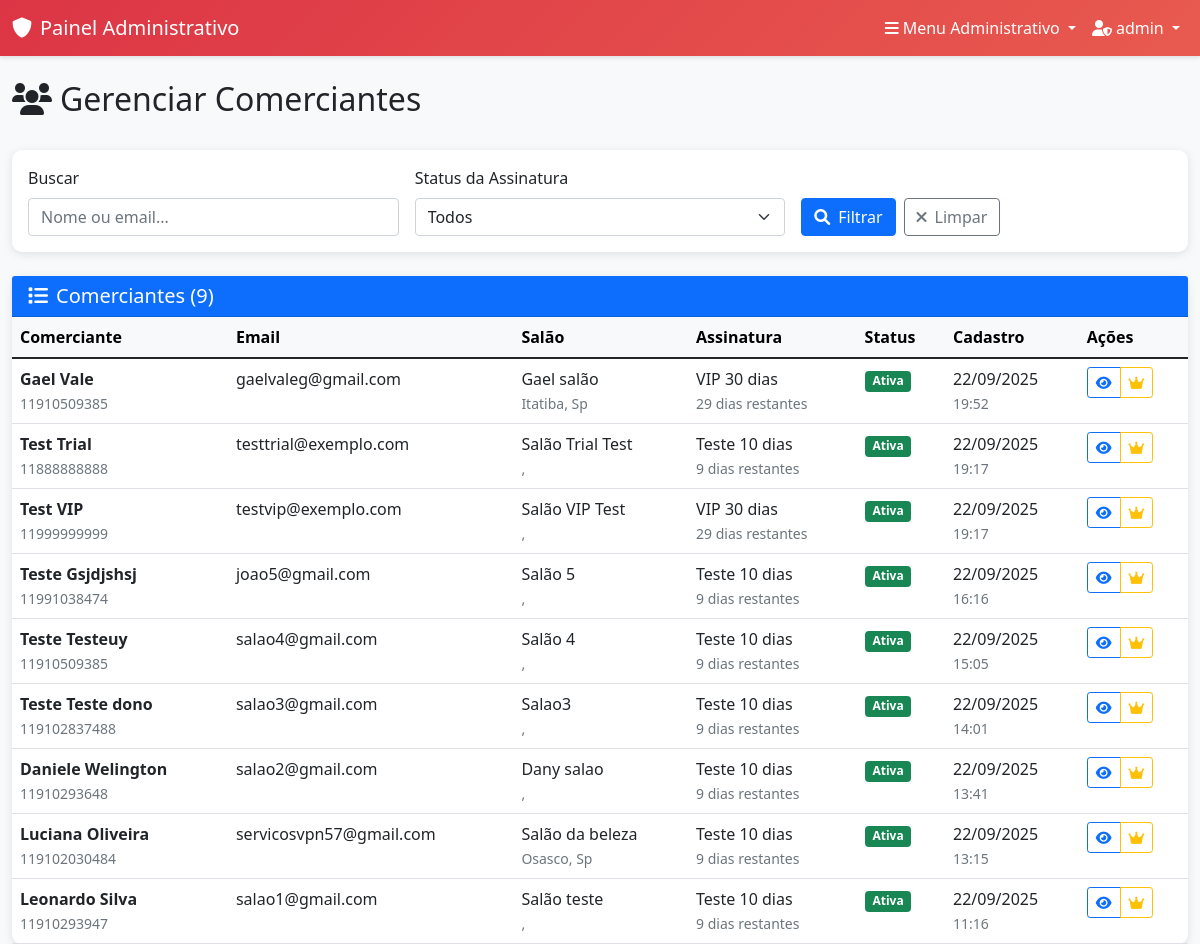
The page /admin-panel/owners/ (signed in) on the database its author committed.
### accounts/models.py (models this page shows, shortened)
class UserProfile(models.Model):
    USER_TYPES = (
        ('owner', 'Proprietário'),
        ('employee', 'Funcionário'),
        ('client', 'Cliente'),
    )
    user = models.OneToOneField(User, on_delete=models.CASCADE, related_name='profile')
    user_type = models.CharField(max_length=10, choices=USER_TYPES, default='client')
    phone = models.CharField(max_length=15, blank=True, null=True)
    birth_date = models.DateField(blank=True, null=True)
    profile_picture = models.URLField(max_length=500, blank=True, null=True, help_text="URL do avatar/foto de perfil")
    created_at = models.DateTimeField(auto_now_add=True)
    updated_at = models.DateTimeField(auto_now=True)
    class Meta:
        verbose_name = "Perfil de Usuário"
        verbose_name_plural = "Perfis de Usuários"

### salons/models.py (models this page shows, shortened)
class Salon(models.Model):
    name = models.CharField(max_length=100, verbose_name="Nome do Salão")
    description = models.TextField(blank=True, null=True, verbose_name="Descrição")
    photo = models.ImageField(upload_to='salon_photos/', blank=True, null=True, verbose_name="Foto do Salão")
    address = models.CharField(max_length=200, verbose_name="Endereço")
    city = models.CharField(max_length=100, verbose_name="Cidade")
    state = models.CharField(max_length=2, verbose_name="Estado")
    zip_code = models.CharField(max_length=10, verbose_name="CEP")
    phone = models.CharField(max_length=15, verbose_name="Telefone")
    email = models.EmailField(verbose_name="Email")
    owner = models.OneToOneField(User, on_delete=models.CASCADE, related_name='salon', verbose_name="Proprietário")
    weekdays_open = models.TimeField(blank=True, null=True, verbose_name="Segunda à Sexta - Abertura")
    weekdays_close = models.TimeField(blank=True, null=True, verbose_name="Segunda à Sexta - Fechamento")
    saturday_open = models.TimeField(blank=True, null=True, verbose_name="Sábado - Abertura")
    saturday_close = models.TimeField(blank=True, null=True, verbose_name="Sábado - Fechamento")
    sunday_open = models.TimeField(blank=True, null=True, verbose_name="Domingo - Abertura")
    sunday_close = models.TimeField(blank=True, null=True, verbose_name="Domingo - Fechamento")
    created_at = models.DateTimeField(auto_now_add=True)
    updated_at = models.DateTimeField(auto_now=True)
    class Meta:
        verbose_name = "Salão"
        verbose_name_plural = "Salões"

### subscriptions/models.py (models this page shows, shortened)
class Subscription(models.Model):
    PLAN_TYPES = (
        ('trial_10', 'Teste 10 dias'),
        ('vip_30', 'VIP 30 dias'),
    )
    STATUS_CHOICES = (
        ('active', 'Ativo'),
        ('expired', 'Expirado'),
        ('cancelled', 'Cancelado'),
    )
    user = models.OneToOneField(User, on_delete=models.CASCADE, related_name='subscription')
    plan_type = models.CharField(max_length=10, choices=PLAN_TYPES, default='trial_10')
    start_date = models.DateTimeField(auto_now_add=True)
    end_date = models.DateTimeField()
    status = models.CharField(max_length=10, choices=STATUS_CHOICES, default='active')
    created_at = models.DateTimeField(auto_now_add=True)
    last_renewal = models.DateTimeField(blank=True, null=True)
    def is_active(self):
        return self.status == 'active' and self.end_date > timezone.now()
    def days_remaining(self):
        if self.is_active():
            remaining = self.end_date - timezone.now()
            return remaining.days
        return 0
    class Meta:
        verbose_name = "Assinatura"
        verbose_name_plural = "Assinaturas"

### admin_panel/views.py (the view)
# urls.py: path('owners/', views.manage_owners, name='manage_owners'),
@login_required
@user_passes_test(is_admin_user)
def manage_owners(request):
    search = request.GET.get('search', '')
    status_filter = request.GET.get('status', '')
    owners = UserProfile.objects.filter(user_type='owner').select_related('user')
    if search:
        owners = owners.filter(
            Q(user__first_name__icontains=search) |
            Q(user__last_name__icontains=search) |
            Q(user__email__icontains=search)
        )
    if status_filter == 'active':
        owners = owners.filter(user__subscription__status='active')
    elif status_filter == 'expired':
        owners = owners.filter(
            Q(user__subscription__status='expired') |
            Q(user__subscription__end_date__lte=timezone.now())
        )
    owners = owners.order_by('-created_at')
    return render(request, 'admin_panel/manage_owners.html', {
        'owners': owners,
        'search': search,
        'status_filter': status_filter,
    })

### admin_panel/views.py (called while the page is built)
def is_admin_user(user):
    return user.is_authenticated and user.is_superuser

### templates/admin_panel/manage_owners.html (shortened to what this page needs)
{% extends 'admin_panel/base_admin.html' %}
{% block content %}
<div class="row">
    <div class="col-12">
        <div class="d-flex justify-content-between align-items-center mb-4">
            <h2>
                <i class="fas fa-users me-2"></i>Gerenciar Comerciantes
            </h2>
        </div>
        <div class="card admin-card mb-4">
            <div class="card-body">
                <form method="get" class="row g-3">
                    <div class="col-md-4">
                        <label for="search" class="form-label">Buscar</label>
                        <input type="text" name="search" id="search" class="form-control"
                               value="{{ search }}" placeholder="Nome ou email...">
                    </div>
                    <div class="col-md-4">
                        <label for="status" class="form-label">Status da Assinatura</label>
                        <select name="status" id="status" class="form-select">
                            <option value="">Todos</option>
                        </select>
                    </div>
                    <div class="col-md-4 d-flex align-items-end">
                        <button type="submit" class="btn btn-primary me-2">
                            <i class="fas fa-search me-2"></i>Filtrar
                        </button>
                        <a href="{% url 'admin_panel:manage_owners' %}" class="btn btn-outline-secondary">
                            <i class="fas fa-times me-2"></i>Limpar
                        </a>
                    </div>
                </form>
            </div>
        </div>
        <div class="card admin-card">
            <div class="card-header bg-primary text-white">
                <h5 class="mb-0">
                    <i class="fas fa-list me-2"></i>Comerciantes ({{ owners.count }})
                </h5>
            </div>
            <div class="card-body p-0">
                {% if owners %}
                    <div class="table-responsive">
                        <table class="table table-hover mb-0">
                            <thead class="table-light">
                                <tr>
                                    <th>Comerciante</th>
                                    <th>Email</th>
                                    <th>Salão</th>
                                    <th>Assinatura</th>
                                    <th>Status</th>
                                    <th>Cadastro</th>
                                    <th>Ações</th>
                                </tr>
                            </thead>
                            <tbody>
                                {% for owner in owners %}
                                    <tr>
                                        <td>
                                            <div>
                                                <strong>{{ owner.user.first_name }} {{ owner.user.last_name }}</strong>
                                                {% if owner.phone %}
                                                    <br><small class="text-muted">{{ owner.phone }}</small>
                                                {% endif %}
                                            </div>
                                        </td>
                                        <td>{{ owner.user.email }}</td>
                                        <td>
                                            {% if owner.user.salon %}
                                                {{ owner.user.salon.name }}
                                                <br><small class="text-muted">{{ owner.user.salon.city }}, {{ owner.user.salon.state }}</small>
                                            {% else %}
                                                <span class="text-muted">Não cadastrado</span>
                                            {% endif %}
                                        </td>
                                        <td>
                                            {% if owner.user.subscription %}
                                                {{ owner.user.subscription.get_plan_type_display }}
                                                <br><small class="text-muted">{{ owner.user.subscription.days_remaining }} dias restantes</small>
                                            {% else %}
                                                <span class="text-muted">Sem assinatura</span>
                                            {% endif %}
                                        </td>
                                        <td>
                                            {% if owner.user.subscription and owner.user.subscription.is_active %}
                                                <span class="badge bg-success">Ativa</span>
                                            {% else %}
                                                <span class="badge bg-danger">Expirada</span>
                                            {% endif %}
                                        </td>
                                        <td>
                                            {{ owner.created_at|date:"d/m/Y" }}
                                            <br><small class="text-muted">{{ owner.created_at|time:"H:i" }}</small>
                                        </td>
                                        <td>
                                            <div class="btn-group btn-group-sm">
                                                <a href="{% url 'admin_panel:owner_detail' owner.id %}"
                                                   class="btn btn-outline-primary" title="Ver detalhes">
                                                    <i class="fas fa-eye"></i>
                                                </a>
                                                <a href="{% url 'admin_panel:manage_subscription' owner.id %}"
                                                   class="btn btn-outline-warning" title="Gerenciar assinatura">
                                                    <i class="fas fa-crown"></i>
                                                </a>
                                            </div>
                                        </td>
                                    </tr>
                                {% endfor %}
                            </tbody>
                        </table>
                    </div>
                {% else %}
                    <div class="text-center py-5">
                        <i class="fas fa-user-times display-4 text-muted mb-3"></i>
                        <h5 class="text-muted">Nenhum comerciante encontrado</h5>
                        <p class="text-muted">Tente ajustar os filtros de busca</p>
                    </div>
                {% endif %}
            </div>
        </div>
    </div>
</div>
{% endblock %}

### templates/admin_panel/base_admin.html (shortened to what this page needs)
<!DOCTYPE html>
<html lang="pt-br">
<head>
    <link href="https://cdn.jsdelivr.net/npm/bootstrap@5.1.3/dist/css/bootstrap.min.css" rel="stylesheet">
    <link href="https://cdnjs.cloudflare.com/ajax/libs/font-awesome/6.0.0/css/all.min.css" rel="stylesheet">
</head>
<body>
    <nav class="navbar navbar-expand-lg admin-navbar">
        <div class="container-fluid">
            <a class="navbar-brand text-white" href="{% url 'admin_panel:dashboard' %}">
                <i class="fas fa-shield-alt me-2"></i>Painel Administrativo
            </a>
            <div class="navbar-nav ms-auto">
                <div class="nav-item dropdown">
                    <a class="nav-link dropdown-toggle text-white" href="#" id="adminMenuDropdown" role="button" data-bs-toggle="dropdown">
                        <i class="fas fa-bars me-1"></i>Menu Administrativo
                    </a>
                </div>
                <div class="nav-item dropdown">
                    <a class="nav-link dropdown-toggle text-white" href="#" id="adminUserDropdown" role="button" data-bs-toggle="dropdown">
                        <i class="fas fa-user-shield me-1"></i>{{ user.first_name|default:user.username }}
                    </a>
                </div>
            </div>
        </div>
    </nav>
    <div class="container-fluid">
        <div class="mt-4">
            {% block content %}
            {% endblock %}
        </div>
    </div>
</body>
</html>

### templates/admin_panel/base_admin.html (style rules this page uses)
:root { --admin-primary: #dc3545; --admin-secondary: #6c757d; --admin-success: #198754; --admin-warning: #ffc107; --admin-dark: #212529; }
body { background-color: #f8f9fa; }
.admin-navbar { background: linear-gradient(135deg, var(--admin-primary), #e85a4f); box-shadow: 0 2px 4px rgba(0,0,0,0.1); }
.admin-card { border: none; border-radius: 10px; box-shadow: 0 2px 10px rgba(0,0,0,0.1); transition: transform 0.3s; }

### rows shown on the page
UserProfile: user.first_name "Gael", user.last_name "Vale", phone "11910509385", user.email "gaelvaleg@gmail.com", user.salon.name "Gael salão", user.salon.city "Itatiba", user.salon.state "Sp", user.subscription.plan_type "VIP 30 dias", user.subscription.days_remaining "29", shows "Ativa", created_at "22/09/2025", created_at "19:52"
UserProfile: user.first_name "Test", user.last_name "Trial", phone "11888888888", user.email "testtrial@exemplo.com", user.salon.name "Salão Trial Test", user.subscription.plan_type "Teste 10 dias", user.subscription.days_remaining "9", shows "Ativa", created_at "22/09/2025", created_at "19:17"
UserProfile: user.first_name "Test", user.last_name "VIP", phone "11999999999", user.email "testvip@exemplo.com", user.salon.name "Salão VIP Test", user.subscription.plan_type "VIP 30 dias", user.subscription.days_remaining "29", shows "Ativa", created_at "22/09/2025", created_at "19:17"
UserProfile: user.first_name "Teste", user.last_name "Gsjdjshsj", phone "11991038474", user.email "joao5@gmail.com", user.salon.name "Salão 5", user.subscription.plan_type "Teste 10 dias", user.subscription.days_remaining "9", shows "Ativa", created_at "22/09/2025", created_at "16:16"
UserProfile: user.first_name "Teste", user.last_name "Testeuy", phone "11910509385", user.email "salao4@gmail.com", user.salon.name "Salão 4", user.subscription.plan_type "Teste 10 dias", user.subscription.days_remaining "9", shows "Ativa", created_at "22/09/2025", created_at "15:05"
UserProfile: user.first_name "Teste", user.last_name "Teste dono", phone "119102837488", user.email "salao3@gmail.com", user.salon.name "Salao3", user.subscription.plan_type "Teste 10 dias", user.subscription.days_remaining "9", shows "Ativa", created_at "22/09/2025", created_at "14:01"
UserProfile: user.first_name "Daniele", user.last_name "Welington", phone "11910293648", user.email "salao2@gmail.com", user.salon.name "Dany salao", user.subscription.plan_type "Teste 10 dias", user.subscription.days_remaining "9", shows "Ativa", created_at "22/09/2025", created_at "13:41"
UserProfile: user.first_name "Luciana", user.last_name "Oliveira", phone "119102030484", user.email "servicosvpn57@gmail.com", user.salon.name "Salão da beleza", user.salon.city "Osasco", user.salon.state "Sp", user.subscription.plan_type "Teste 10 dias", user.subscription.days_remaining "9", shows "Ativa", created_at "22/09/2025", created_at "13:15"
UserProfile: user.first_name "Leonardo", user.last_name "Silva", phone "11910293947", user.email "salao1@gmail.com", user.salon.name "Salão teste", user.subscription.plan_type "Teste 10 dias", user.subscription.days_remaining "9", shows "Ativa", created_at "22/09/2025", created_at "11:16"

### other values the page prints
{{ user.first_name|default:user.username }} "admin"
{{ owners.count }} "9"
